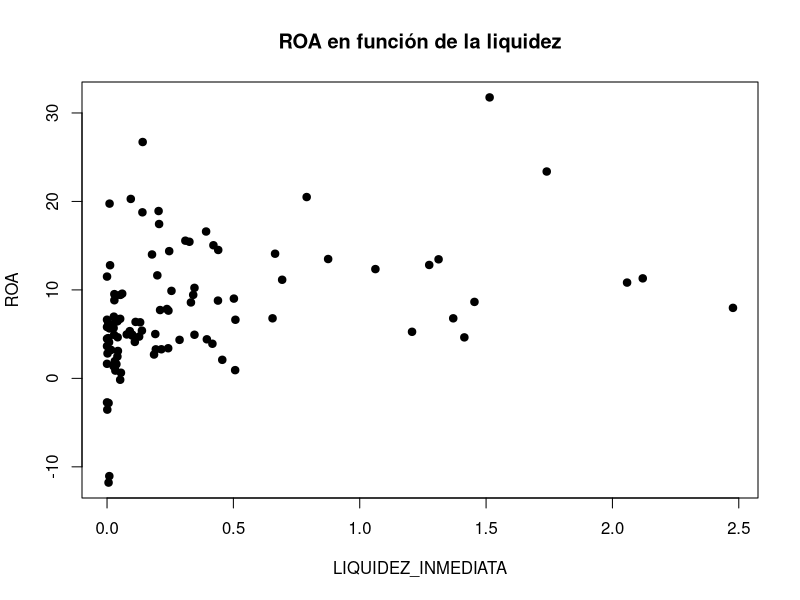
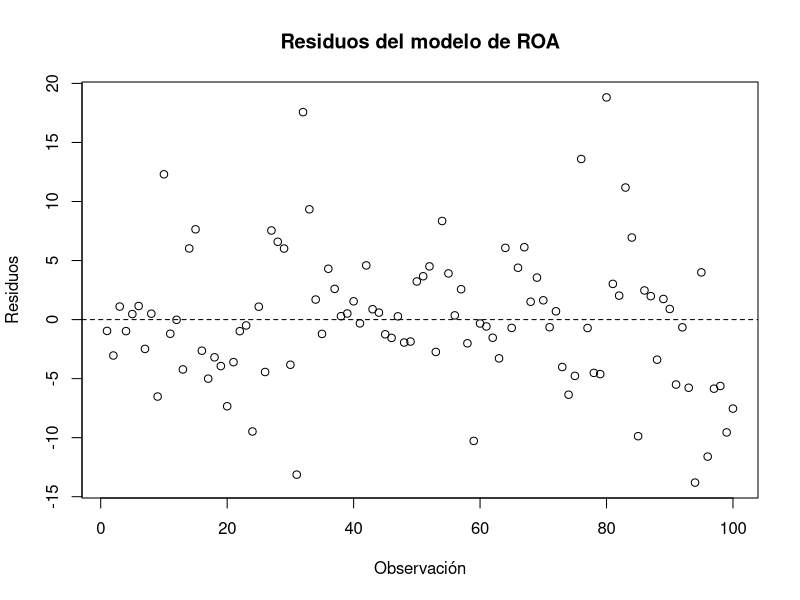
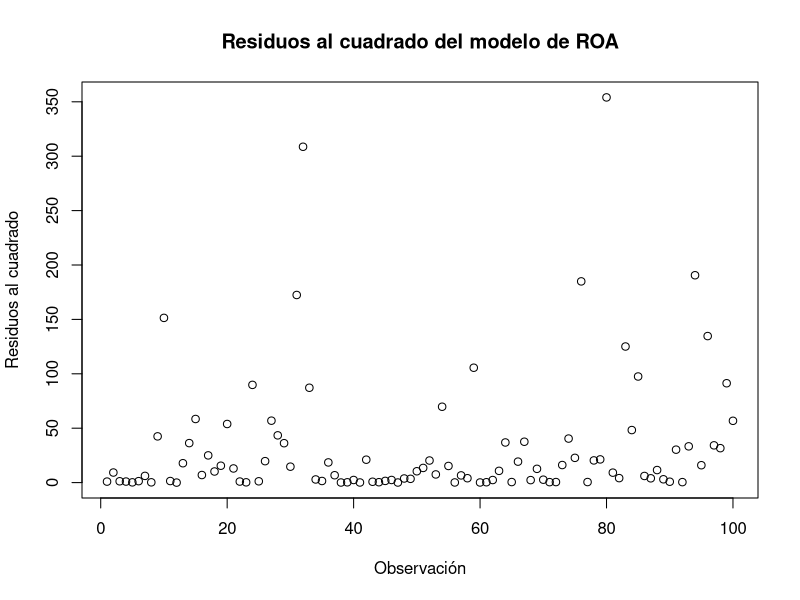
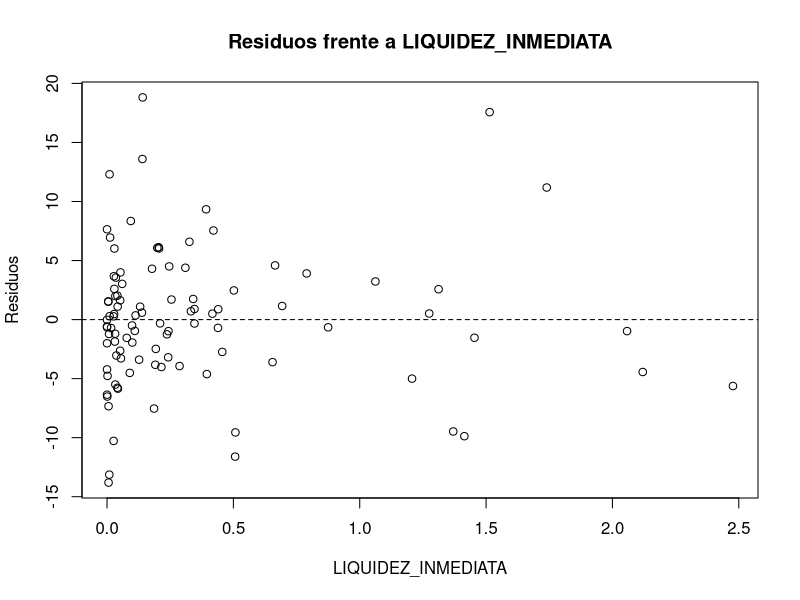
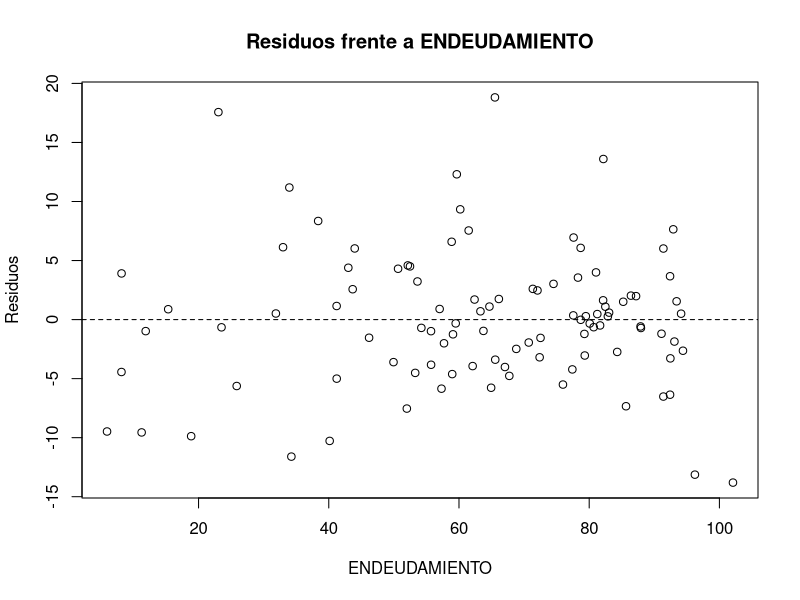
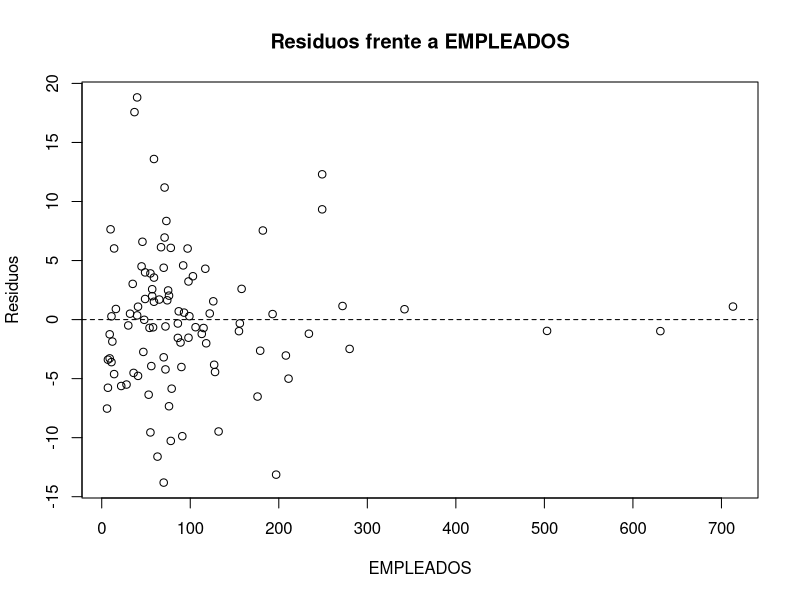
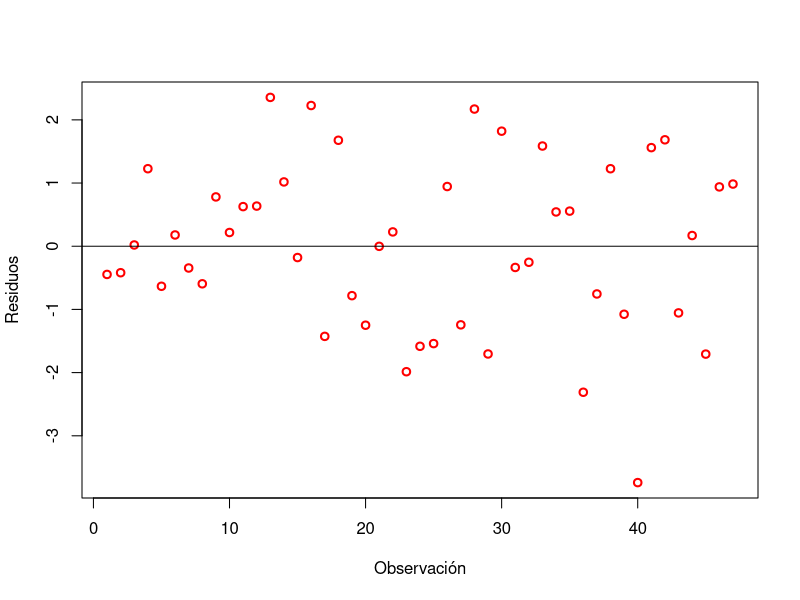
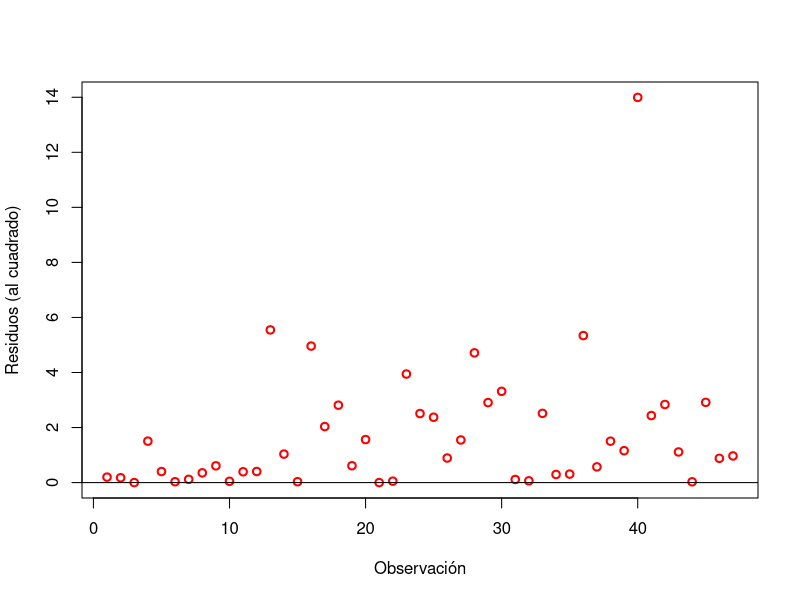

Reproduce these figures in R, in order.
## ---- chunk 1
#| include: false
library(readxl)
library(dplyr)
library(ggplot2)
library(car)
library(sandwich)
library(lmtest)

datos <- read_excel("data/BD_SABI.xlsx", sheet = "Datos")
modelo_roa <- lm(
  ROA ~ LIQUIDEZ_INMEDIATA + ENDEUDAMIENTO + EMPLEADOS,
  data = datos
)
## ---- chunk 2
datos <- read_excel("data/BD_SABI.xlsx", sheet = "Datos")
plot(datos$LIQUIDEZ_INMEDIATA, datos$ROA,
     xlab = "LIQUIDEZ_INMEDIATA",
     ylab = "ROA",
     main = "ROA en función de la liquidez",
     pch = 19)
## ---- chunk 3
plot(residuals(modelo_roa),
     type = "p",
     xlab = "Observación",
     ylab = "Residuos",
     main = "Residuos del modelo de ROA")
abline(h = 0, lty = 2)
## ---- chunk 4
plot(residuals(modelo_roa)^2,
     type = "p",
     xlab = "Observación",
     ylab = "Residuos al cuadrado",
     main = "Residuos al cuadrado del modelo de ROA")
## ---- chunk 5
plot(datos$LIQUIDEZ_INMEDIATA,
     residuals(modelo_roa),
     xlab = "LIQUIDEZ_INMEDIATA",
     ylab = "Residuos",
     main = "Residuos frente a LIQUIDEZ_INMEDIATA")
abline(h = 0, lty = 2)
## ---- chunk 6
plot(datos$ENDEUDAMIENTO,
     residuals(modelo_roa),
     xlab = "ENDEUDAMIENTO",
     ylab = "Residuos",
     main = "Residuos frente a ENDEUDAMIENTO")
abline(h = 0, lty = 2)
## ---- chunk 7
plot(datos$EMPLEADOS,
     residuals(modelo_roa),
     xlab = "EMPLEADOS",
     ylab = "Residuos",
     main = "Residuos frente a EMPLEADOS")
abline(h = 0, lty = 2)
## ---- chunk 8
modelo_roa=lm(ROA~ENDEUDAMIENTO+LIQUIDEZ_INMEDIATA,data=datos)
gqtest(modelo_roa, order.by = ~ datos$LIQUIDEZ_INMEDIATA)
## ---- chunk 9
gqtest(modelo_roa, order.by = ~ datos$ENDEUDAMIENTO)
## ---- chunk 10
bptest(modelo_roa, studentize = FALSE)
## ---- chunk 11
bptest(modelo_roa, studentize = FALSE)
## ---- chunk 12
bptest(modelo_roa)
## ---- chunk 13
bptest(modelo_roa,
       varformula = ~ datos$LIQUIDEZ_INMEDIATA + datos$ENDEUDAMIENTO + datos$EMPLEADOS)
## ---- chunk 14
bptest(modelo_roa, varformula = ~ datos$LIQUIDEZ_INMEDIATA + datos$ENDEUDAMIENTO + datos$EMPLEADOS)
## ---- chunk 15
res <- residuals(modelo_roa)

modelo_glejser <- lm(abs(res) ~ LIQUIDEZ_INMEDIATA,
                     data = datos)

summary(modelo_glejser)
## ---- chunk 16
modelo_glejser_2 <- lm(abs(res) ~ I(LIQUIDEZ_INMEDIATA^2), data = datos)
summary(modelo_glejser_2)
## ---- chunk 17
modelo_glejser_4 <- lm(abs(res) ~ I(sqrt(LIQUIDEZ_INMEDIATA)),
                        data = datos)
summary(modelo_glejser_4)
## ---- chunk 18
datos$ROA_t <- datos$ROA / datos$LIQUIDEZ_INMEDIATA
datos$inv_LIQ <- 1 / datos$LIQUIDEZ_INMEDIATA
datos$LIQ_t <- datos$LIQUIDEZ_INMEDIATA / datos$LIQUIDEZ_INMEDIATA
datos$ENDEUD_t <- datos$ENDEUDAMIENTO / datos$LIQUIDEZ_INMEDIATA
datos$EMP_t <- datos$EMPLEADOS / datos$LIQUIDEZ_INMEDIATA
## ---- chunk 19
modelo_mcp <- lm(
  ROA_t ~ inv_LIQ + LIQ_t+ENDEUD_t -1,
  data = datos
)

summary(modelo_mcp)
## ---- chunk 20
modelo_roa <- lm(
  ROA ~ LIQUIDEZ_INMEDIATA + ENDEUDAMIENTO + EMPLEADOS,
  data = datos
)
## ---- chunk 21


coeftest(
  modelo_roa,
  vcov = vcovHC(modelo_roa, type = "HC0")
)
## ---- chunk 22
datos = read.table("data/Ejercicio2 DATOS.csv", header=TRUE, sep=";")
# kable(datos, row.names = TRUE)

reg = lm(datos$CO~datos$NE+datos$OE+datos$G)
e = reg$residuals

plot(e, ylab="Residuos", xlab="Observación", col="red", lwd=2)
abline(h=0, col="black")

e2 = e^2
plot(e2, ylab="Residuos (al cuadrado)", xlab="Observación", col="red", lwd=2)
abline(h=0, col="black")

plot(datos$NE, e, ylab="Residuos", xlab="Calificación esperada", col="red", lwd=2)
abline(h=0, col="black")

plot(datos$OE, e, ylab="Residuos", xlab="Opción elegida", col="red", lwd=2)
abline(h=0, col="black")

plot(datos$G, e, ylab="Residuos", xlab="Género", col="red", lwd=2)
abline(h=0, col="black")

plot(datos$NE, e2, ylab="Residuos (al cuadrado)", xlab="Calificación esperada", col="red", lwd=2)
abline(h=0, col="black")

plot(datos$OE, e2, ylab="Residuos (al cuadrado)", xlab="Opción elegida", col="red", lwd=2)
abline(h=0, col="black")

plot(datos$G, e2, ylab="Residuos (al cuadrado)", xlab="Género", col="red", lwd=2)
abline(h=0, col="black")

# p-valor contraste de White =  0.653257
## ---- chunk 23
datos = read.table("data/Ejercicio3 DATOS.csv", header=TRUE, sep=";")
# kable(datos, row.names = TRUE)

reg = lm(datos$CO~datos$EC+datos$EO+datos$TT)
e = reg$residuals

plot(e, ylab="Residuos", xlab="Observación", col="red", lwd=2)
abline(h=0, col="black")

e2 = e^2
plot(e2, ylab="Residuos (al cuadrado)", xlab="Observación", col="red", lwd=2)
abline(h=0, col="black")

plot(datos$EC, e, ylab="Residuos", xlab="Ejercicio pizarra", col="red", lwd=2)
abline(h=0, col="black")

plot(datos$EO, e, ylab="Residuos", xlab="Ejercicio ordenador", col="red", lwd=2)
abline(h=0, col="black")

plot(datos$TT, e, ylab="Residuos", xlab="Exámen tipo test", col="red", lwd=2)
abline(h=0, col="black")

plot(datos$EC, e2, ylab="Residuos (al cuadrado)", xlab="Ejercicio pizarra", col="red", lwd=2)
abline(h=0, col="black")

plot(datos$EO, e2, ylab="Residuos (al cuadrado)", xlab="Ejercicio ordenador", col="red", lwd=2)
abline(h=0, col="black")

plot(datos$TT, e2, ylab="Residuos (al cuadrado)", xlab="Exámen tipo test", col="red", lwd=2)
abline(h=0, col="black")

# p-valor contraste de White =  0.572439
## ---- chunk 24
datos = read.table("data/Ejercicio6 DATOS.csv", header=TRUE, sep=";")
# kable(datos, row.names = TRUE)

reg = lm(datos$C~datos$R+datos$C+datos$H)
e = reg$residuals

e2 = e^2
plot(e2, ylab="Residuos (al cuadrado)", xlab="Observación", col="red", lwd=2)
abline(h=0, col="black")

plot(datos$R, e2, ylab="Residuos (al cuadrado)", xlab="Ingresos", col="red", lwd=2)
abline(h=0, col="black")

# p-valor contraste de White =  0.0311235
## ---- chunk 25
datos = read.table("data/Ejercicio11 DATOS.csv", header=TRUE, sep=";")
# kable(datos, row.names = TRUE)

reg = lm(datos$S~datos$E+datos$R+datos$H+datos$C) # p-valor contraste de White =  0.00120146
e = reg$residuals

e2 = e^2

plot(datos$E, e2, ylab="Residuos (al cuadrado)", xlab="Edad", col="red", lwd=2)
abline(h=0, col="black")

plot(datos$R, e2, ylab="Residuos (al cuadrado)", xlab="Raza", col="red", lwd=2)
abline(h=0, col="black")

plot(datos$H, e2, ylab="Residuos (al cuadrado)", xlab="Horas de trabajo", col="red", lwd=2)
abline(h=0, col="black")

plot(datos$C, e2, ylab="Residuos (al cuadrado)", xlab="Estado civil", col="red", lwd=2)
abline(h=0, col="black")
